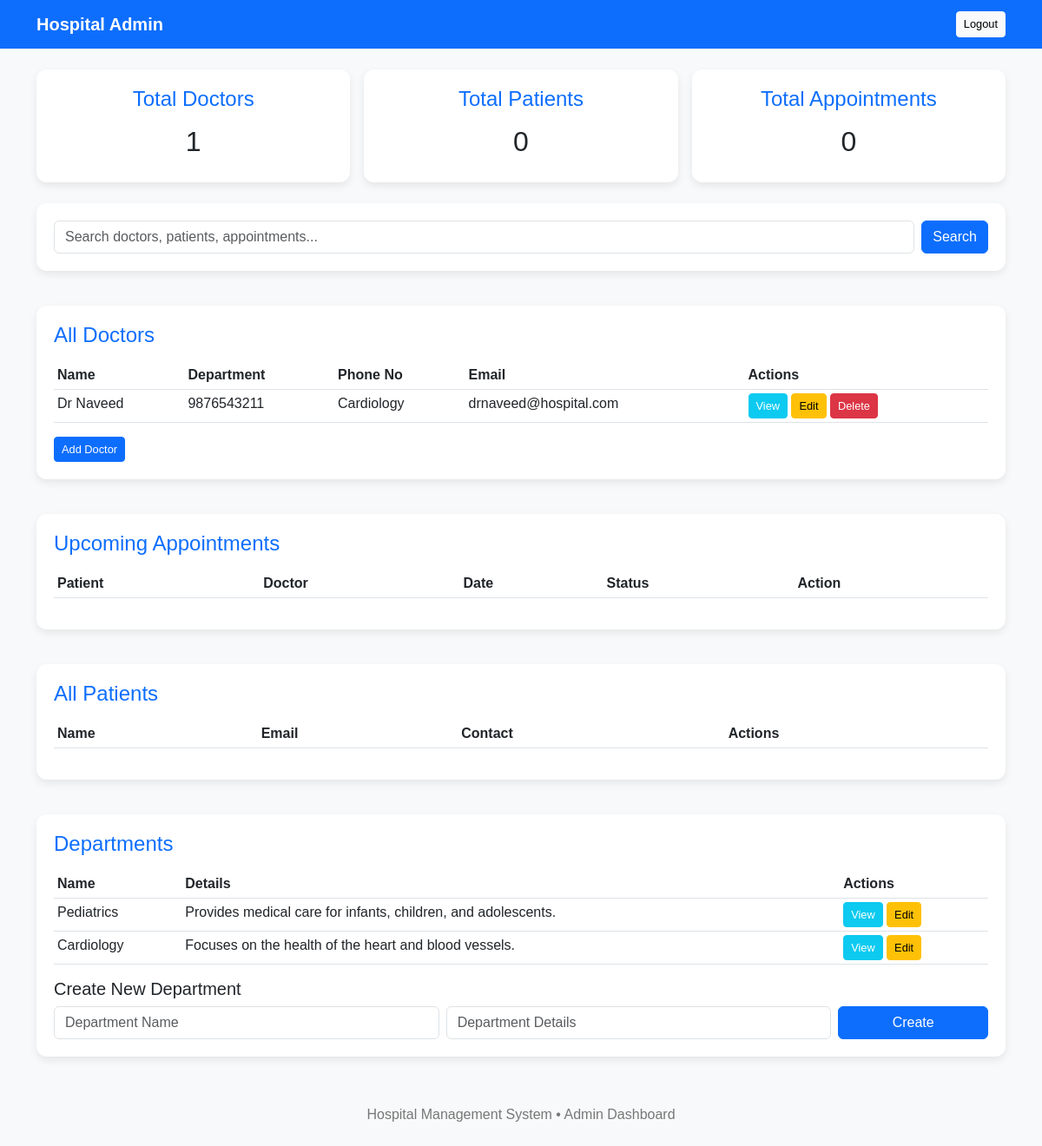
The app's page /admin/dashboard (signed in) with its own data.
### application/models.py (models this page shows)
class Doctor(db.Model):
    id = db.Column(db.Integer, primary_key=True)
    name = db.Column(db.String(100), nullable=False)
    email = db.Column(db.String(100), unique=True)
    phone = db.Column(db.String(20), nullable=False)
    experience = db.Column(db.Integer)
    details = db.Column(db.Text)
    available_slots = db.Column(db.Text)  # Could store JSON string for slots
    department_id = db.Column(db.Integer, db.ForeignKey('department.id'))
    department = db.relationship('Department', backref='doctors')

class Department(db.Model):
    id = db.Column(db.Integer, primary_key=True)
    name = db.Column(db.String(100), nullable=False)
    details = db.Column(db.Text)

### application/controllers.py (the view)
    @app.route('/admin/dashboard')
    def admin_dashboard():
        if 'role' not in session or session['role'] != 'admin':
            flash("Access denied!", "danger")
            return redirect(url_for('login'))
        doctors = Doctor.query.all()
        patients = Patient.query.all()
        total_doctors = len(doctors)
        total_patients = len(patients)
        total_appointments = Appointment.query.count()
        departments = Department.query.all()
        upcoming_appointments = Appointment.query.all()  # or filter by future date
        return render_template('admin_dash.html',
                            doctors=doctors,
                            patients=patients,
                            total_doctors=total_doctors,
                            departments=departments,
                            total_patients=total_patients,
                            total_appointments=total_appointments,
                            upcoming_appointments=upcoming_appointments)

### templates/admin_dash.html (shortened to what this page needs)
<!DOCTYPE html>
<html lang="en">
<head>
    <link href="https://cdn.jsdelivr.net/npm/bootstrap@5.3.0/dist/css/bootstrap.min.css" rel="stylesheet">
</head>
<body>
<nav class="navbar navbar-expand-lg">
    <div class="container">
        <a class="navbar-brand" href="#">Hospital Admin</a>
        <div class="ms-auto">
            <a href="/logout" class="btn btn-light btn-sm">Logout</a>
        </div>
    </div>
</nav>
<div class="container mt-4">
    <div class="row g-3">
        <div class="col-md-4">
            <div class="dashboard-card text-center">
                <h4>Total Doctors</h4>
                <h2>{{ total_doctors }}</h2>
            </div>
        </div>
        <div class="col-md-4">
            <div class="dashboard-card text-center">
                <h4>Total Patients</h4>
                <h2>{{ total_patients }}</h2>
            </div>
        </div>
        <div class="col-md-4">
            <div class="dashboard-card text-center">
                <h4>Total Appointments</h4>
                <h2>{{ total_appointments }}</h2>
            </div>
        </div>
    </div>
    <div class="mt-4">
        <div class="table-section">
            <form action="/admin/search" method="GET" class="d-flex">
                <input type="text" name="query" class="form-control" placeholder="Search doctors, patients, appointments...">
                <button class="btn btn-primary ms-2">Search</button>
            </form>
        </div>
    </div>
    <div class="table-section">
        <h4>All Doctors</h4>
        <table class="table table-hover table-sm">
            <thead>
                <tr>
                    <th>Name</th>
                    <th>Department</th>
                    <th>Phone No</th>
                    <th>Email</th>
                    <th>Actions</th>
                </tr>
            </thead>
            <tbody>
                {% for doctor in doctors %}
                <tr>
                    <td>{{ doctor.name }}</td>
                    <td>{{ doctor.phone }}</td>
                    <td>{{ doctor.department.name }}</td>
                    <td>{{ doctor.email }}</td>
                    <td>
                        <a href="/admin/doctor/{{ doctor.id }}" class="btn btn-sm btn-info text-white">View</a>
                        <a href="/admin/doctor/edit/{{ doctor.id }}" class="btn btn-sm btn-warning">Edit</a>
                        <a href="/admin/doctor/delete/{{ doctor.id }}" class="btn btn-sm btn-danger">Delete</a>
                    </td>
                </tr>
                {% endfor %}
            </tbody>
        </table>
        <a href="/admin/doctor/add" class="btn btn-primary btn-sm">Add Doctor</a>
    </div>
    <div class="table-section">
        <h4>Upcoming Appointments</h4>
        <table class="table table-striped table-sm">
            <thead>
                <tr>
                    <th>Patient</th>
                    <th>Doctor</th>
                    <th>Date</th>
                    <th>Status</th>
                    <th>Action</th>
                </tr>
            </thead>
        </table>
    </div>
    <div class="table-section">
        <h4>All Patients</h4>
        <table class="table table-hover table-sm">
            <thead>
                <tr>
                    <th>Name</th>
                    <th>Email</th>
                    <th>Contact</th>
                    <th>Actions</th>
                </tr>
            </thead>
        </table>
    </div>
    <div class="table-section">
        <h4>Departments</h4>
        <table class="table table-hover table-sm mb-3">
            <thead>
                <tr>
                    <th>Name</th>
                    <th>Details</th>
                    <th>Actions</th>
                </tr>
            </thead>
            <tbody>
                {% for dept in departments %}
                <tr>
                    <td>{{ dept.name }}</td>
                    <td>{{ dept.details }}</td>
                    <td>
                        <a href="/admin/department/view{{ dept.id }}" class="btn btn-sm btn-info text-white">View</a>
                        <a href="/admin/department/edit/{{ dept.id }}" class="btn btn-sm btn-warning">Edit</a>
                    </td>
                </tr>
                {% endfor %}
            </tbody>
        </table>
        <div class="mt-3">
            <h5>Create New Department</h5>
            <form action="/admin/department/create" method="POST" class="row g-2">
                <div class="col-md-5">
                    <input type="text" name="name" class="form-control" placeholder="Department Name" required>
                </div>
                <div class="col-md-5">
                    <input type="text" name="details" class="form-control" placeholder="Department Details">
                </div>
                <div class="col-md-2">
                    <button type="submit" class="btn btn-primary w-100">Create</button>
                </div>
            </form>
        </div>
    </div>
</div>
<div class="footer">
    <p>Hospital Management System • Admin Dashboard</p>
</div>
</body>
</html>

### templates/admin_dash.html (style rules this page uses)
body { background: #f8f9fa; font-family: Arial, sans-serif; }
.navbar { background: #0d6efd; }
.navbar-brand, .nav-link, .navbar-text { color: white !important; font-weight: 600; }
.dashboard-card { border-radius: 12px; padding: 20px; background: white; box-shadow: 0 4px 10px rgba(0,0,0,0.08); }
.table-section { background: white; border-radius: 12px; padding: 20px; box-shadow: 0 4px 10px rgba(0,0,0,0.08); margin-bottom: 40px; }
.footer { text-align: center; padding: 15px 0; margin-top: 40px; color: #777; }
h4 { color: #0d6efd; margin-bottom: 15px; }
.btn-sm { font-size: 0.8rem; }

### records on screen
Doctor: name "Dr Naveed", phone "9876543211", department.name "Cardiology", email "drnaveed@hospital.com"
Department: name "Pediatrics", details "Provides medical care for infants, children, and adolescents."
Department: name "Cardiology", details "Focuses on the health of the heart and blood vessels."

### other values on screen
{{ total_doctors }} "1"
{{ total_patients }} "0"
{{ total_appointments }} "0"
